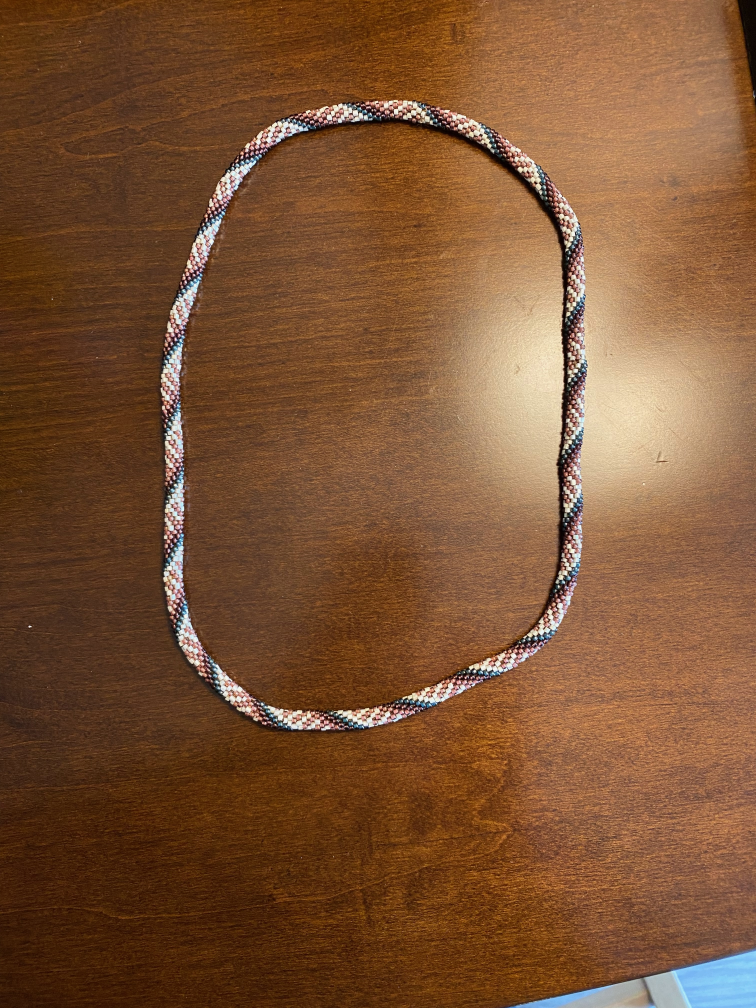
#> input picture bead-example - 1.jpeg, 3024 x 4032 px (shown at 1/4 size)
$ python debug_patch_fft.py '../bead-example - 1.jpeg'
#> lines starting #> are read from the running program, lines starting #| are printed output that depends on the picture; after the words box and inside, x2 and y2 are one past the last pixel; in counts of white or black regions, pixels touching at a corner belong together
### image-to-pattern/image_to_pattern/segmentation.py
"""Segmentation helpers for bracelet images.

This module stays minimal (Pillow + numpy + optional scipy) and provides:
  - mask_bracelet: quick background separation via brightness threshold,
    with optional morphology cleanup.
  - centerline_from_mask: estimate centerline as the mean row per column.
  - band_widths: estimate bracelet thickness per column for spacing/radius.
"""

from __future__ import annotations

from dataclasses import dataclass
from typing import Iterable, List, Optional, Tuple

import numpy as np
from scipy import ndimage
from skimage import morphology
from skimage import measure
import networkx as nx
from PIL import Image


def mask_bracelet(
    img: Image.Image,
    brightness_threshold: Optional[int] = None,
    min_component_area: Optional[int] = None,
) -> np.ndarray:
    """Return a boolean mask where bracelet pixels are True.

    Assumes light/white background; marks pixels darker than threshold.
    Optionally keeps only the largest connected component above a size
    threshold to drop speckle noise.
    """
    gray = np.array(img.convert("L"))
    thresh = brightness_threshold if brightness_threshold is not None else otsu_threshold(gray)
    mask = gray <= thresh

    if min_component_area:
        labeled, num = ndimage.label(mask)
        if num > 0:
            sizes = ndimage.sum(mask, labeled, index=range(1, num + 1))
            keep = sizes >= min_component_area
            # Map keep flags back to labels
            if keep.any():
                mask = keep[(labeled - 1).clip(min=0)]

    # Light morphology to close pinholes
    mask = ndimage.binary_closing(mask, iterations=1)
    return mask


@dataclass
class Centerline:
    xs: List[int]
    ys: List[float]


@dataclass
class GeometryEstimate:
    thickness_px: float
    spacing_px: float
    radius_px: float


def centerline_from_mask(mask: np.ndarray) -> Centerline:
    """Estimate centerline via medial axis and ordered skeleton.

    - Downscale large masks for speed.
    - Use medial_axis; if empty, fall back to column means.
    - Order skeleton points:
        * If the shape is elongated, sort along x (or y).
        * Otherwise, sort by polar angle around centroid to trace the loop.
    """
    if mask.ndim != 2:
        raise ValueError("Mask must be 2D boolean array")
    scale = 1.0
    max_pixels = 1_000_000
    if mask.size > max_pixels:
        scale = (max_pixels / mask.size) ** 0.5
        mask = ndimage.zoom(mask.astype(float), zoom=scale, order=0) > 0.5

    # Medial axis skeleton
    skel = morphology.medial_axis(mask.astype(bool))
    pts = np.column_stack(np.nonzero(skel))
    if pts.size == 0:
        # Fallback to column means
        height, width = mask.shape
        xs: List[int] = []
        ys: List[float] = []
        for x in range(width):
            ys_at_x = np.flatnonzero(mask[:, x])
            if ys_at_x.size == 0:
                continue
            xs.append(x)
            ys.append(float(np.mean(ys_at_x)))
        if not xs:
            raise ValueError("No mask columns with coverage; cannot compute centerline")
        return Centerline(xs=[x / scale for x in xs], ys=[y / scale for y in ys])

    pts_xy = np.array([[c, r] for r, c in pts], dtype=float)  # x,y
    min_r, min_c = pts.min(axis=0)
    max_r, max_c = pts.max(axis=0)
    bbox_h = max_r - min_r + 1
    bbox_w = max_c - min_c + 1
    if bbox_w > 1.2 * bbox_h:
        # Treat as horizontal band
        cols = np.nonzero(mask.sum(axis=0) > 0)[0]
        if cols.size == 0:
            raise ValueError("No mask columns with coverage; cannot compute centerline")
        xs = (cols / scale).tolist()
        y_center = float(np.mean(np.nonzero(mask)[0])) / scale
        ys = [y_center for _ in xs]
        return Centerline(xs=xs, ys=ys)
    elif bbox_h > 1.2 * bbox_w:
        # Vertical band
        rows = np.nonzero(mask.sum(axis=1) > 0)[0]
        if rows.size == 0:
            raise ValueError("No mask rows with coverage; cannot compute centerline")
        ys = (rows / scale).tolist()
        x_center = float(np.mean(np.nonzero(mask)[1])) / scale
        xs = [x_center for _ in ys]
        return Centerline(xs=xs, ys=ys)

    ordered = pts_xy
    cx = ordered[:, 0].mean()
    cy = ordered[:, 1].mean()
    ang = np.arctan2(ordered[:, 1] - cy, ordered[:, 0] - cx)
    idxs = np.argsort(ang)
    ordered = ordered[idxs]
    xs = (ordered[:, 0] / scale).tolist()
    ys = (ordered[:, 1] / scale).tolist()
    if len(xs) < 2:
        height, width = mask.shape
        cy = float((min_r + max_r) / 2.0) / scale
        xs = [0.0, float(width - 1)]
        ys = [cy, cy]
    return Centerline(xs=xs, ys=ys)


# [112 lines left out: functions centerline_rmse, midline_between_background, _order_coords, band_widths, estimate_geometry, not called in this run]


def otsu_threshold(gray: np.ndarray) -> int:
    """Compute Otsu's threshold for a grayscale image."""
    if gray.ndim != 2:
        raise ValueError("Expected 2D grayscale array")
    hist, bin_edges = np.histogram(gray.ravel(), bins=256, range=(0, 256))
    total = gray.size
    sum_total = np.dot(hist, np.arange(256))

    sum_b = 0.0
    w_b = 0.0
    max_var = -1.0
    threshold = 0
    for t in range(256):
        w_b += hist[t]
        if w_b == 0:
            continue
        w_f = total - w_b
        if w_f == 0:
            break
        sum_b += t * hist[t]
        m_b = sum_b / w_b
        m_f = (sum_total - sum_b) / w_f
        var_between = w_b * w_f * (m_b - m_f) ** 2
        if var_between > max_var:
            max_var = var_between
            threshold = t
    return int(threshold)


# [13 lines left out: function _longest_run, not called in this run]

### image-to-pattern/debug_patch_fft.py
"""Debug script: extract patches along the bracelet, align by tangent, and compute 2D FFTs."""

import argparse
from pathlib import Path
import matplotlib

matplotlib.use("Agg")
import os
import matplotlib.pyplot as plt
import numpy as np
from PIL import Image
from scipy import ndimage

os.environ.setdefault("MPLCONFIGDIR", "/tmp/mplcache")

from image_to_pattern import segmentation


def centerline_with_tangent(centerline):
    xs = np.array(centerline.xs, dtype=float)
    ys = np.array(centerline.ys, dtype=float)
    dx = np.diff(xs)
    dy = np.diff(ys)
    angles = np.degrees(np.arctan2(dy, dx)) % 360.0
    # Pad last angle with previous
    angles = np.concatenate([angles, angles[-1:]])
    return xs, ys, angles


def extract_patches(img_arr, xs, ys, angles, patch_size=32, step=10):
    """Extract square patches centered on the centerline and rotate locally."""
    half = patch_size // 2
    # Pad to avoid boundary issues
    pad = patch_size
    padded = np.pad(img_arr, ((pad, pad), (pad, pad), (0, 0)), mode="reflect")
    patches = []
    for i in range(0, len(xs), step):
        cx = xs[i] + pad
        cy = ys[i] + pad
        ang = angles[i]
        xi = int(round(cx))
        yi = int(round(cy))
        x0 = xi - half
        x1 = xi + half
        y0 = yi - half
        y1 = yi + half
        patch = padded[y0:y1, x0:x1]
        if patch.shape[0] != patch_size or patch.shape[1] != patch_size:
            continue
        # Rotate patch so tangent is horizontal; use -ang to align
        rot = ndimage.rotate(
            patch,
            angle=-ang,
            reshape=False,
            order=1,
            mode="nearest",
            prefilter=False,
        )
        patches.append(rot)
    return patches


def fft_magnitude(patch):
    # grayscale for simplicity
    gray = np.dot(patch[..., :3], [0.299, 0.587, 0.114])
    f = np.fft.fftshift(np.fft.fft2(gray - gray.mean()))
    return np.abs(f)


def main():
    parser = argparse.ArgumentParser(description="2D FFT of patches along bracelet aligned by tangent.")
    parser.add_argument("image", type=Path, help="Input image path")
    parser.add_argument("--patch-size", type=int, default=64, help="Square patch size")
    parser.add_argument("--step", type=int, default=10, help="Step along centerline for patch sampling")
    parser.add_argument("--outdir", type=Path, default=Path("image-to-pattern/debug-output"), help="Output directory")
    args = parser.parse_args()

    args.outdir.mkdir(parents=True, exist_ok=True)
    img = Image.open(args.image).convert("RGB")
#> img is the input picture: PIL image 3024x4032 RGB; mean R, G, B 124.3, 83.4, 52.5
    img_arr = np.array(img)
    mask = segmentation.mask_bracelet(img)
#> in mask_bracelet, `gray = np.array(img.convert("L"))`:
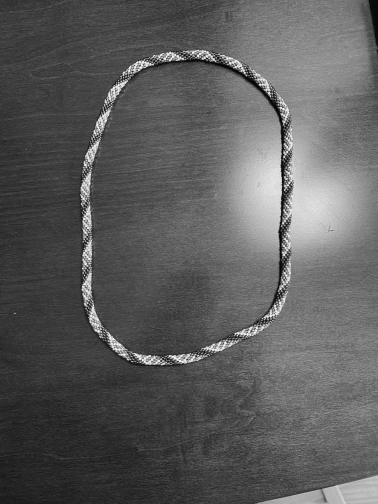
#> gray: shape (4032, 3024) (shown at 1/8 size); min 0, max 254, mean 92.1
#> in otsu_threshold, `hist, bin_edges = np.histogram(gray.ravel(), bins=256, range=(0, 256))`: hist = 256 values, max 168622 at index 57, min 0 at index 255, mean 47628; bin_edges = 257 values from 0 to 256
#> in otsu_threshold, `sum_total = np.dot(hist, np.arange(256))`: sum_total = 1122994435
#> the loop in otsu_threshold, `for t in range(256):` made 255 passes
#> (w_b, w_f, sum_b, m_b, m_f, max_var) on passes 1 to 8: (64, 12192704, 0, 0, 92.1, 6.62e+12), (416, 12192352, 352, 0.846, 92.11, 4.22e+13), (1532, 12191236, 2584, 1.69, 92.11, 1.53e+14), (4091, 12188677, 10261, 2.51, 92.13, 4.01e+14), (8142, 12184626, 26465, 3.25, 92.16, 7.84e+14), (12541, 12180227, 48460, 3.86, 92.19, 1.19e+15), (17491, 12175277, 78160, 4.47, 92.23, 1.64e+15), (23814, 12168954, 122421, 5.14, 92.27, 2.2e+15)
#> in mask_bracelet, `mask = gray <= thresh`:
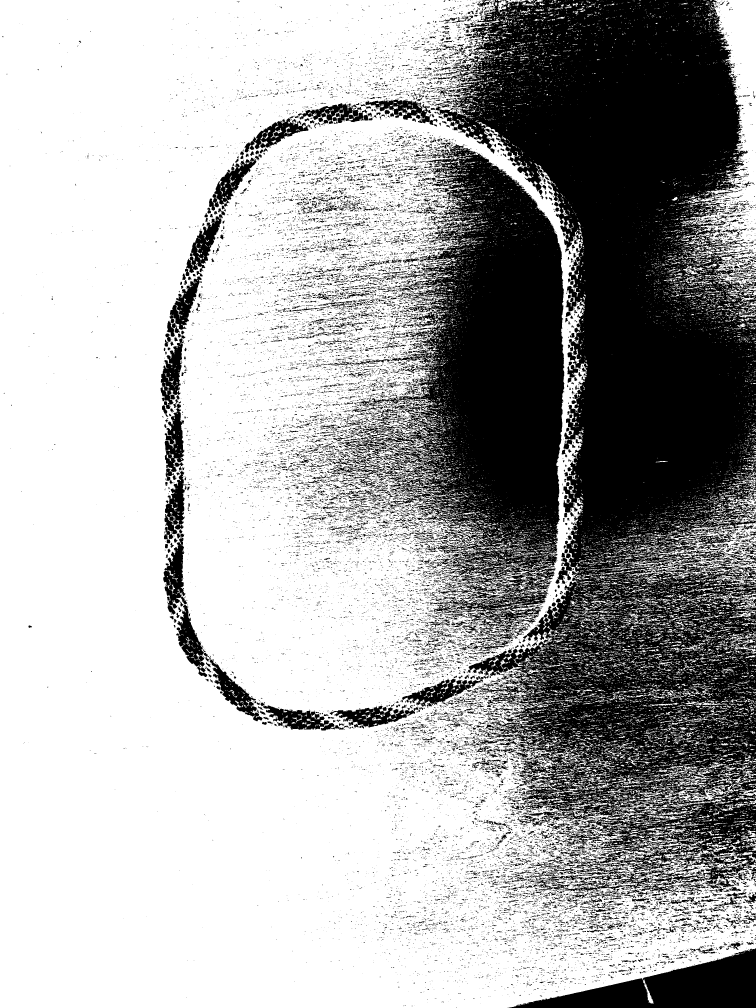
#> mask: shape (4032, 3024) bool (shown at 1/4 size); 67.1% white; 25906 black regions (21233 under 20 px), largest, box (x1, y1, x2, y2) and area: (1741, 0, 3024, 3568) 2430264, (1415, 576, 2258, 2558) 801875, (2030, 3793, 3024, 4032) 111725
    cl = segmentation.centerline_from_mask(mask)
#> in centerline_from_mask, `skel = morphology.medial_axis(mask.astype(bool))`:
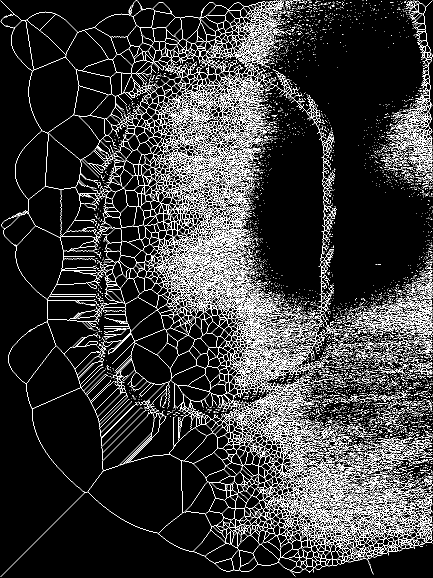
#> skel: shape (1155, 866) bool (shown at 1/2 size); 12% white in thin lines or dots
    xs, ys, angles = centerline_with_tangent(cl)

    patches = extract_patches(img_arr, xs, ys, angles, patch_size=args.patch_size, step=args.step)
#> the loop in extract_patches, `for i in range(0, len(xs), step):` made 116 passes
#> i on passes 2 to 9: 10, 20, 30, 40, 50, 60, 70, 80
#> pass 1, in extract_patches, `rot = ndimage.rotate( patch, angle=-ang, reshape=False, order=1, mode=..`:
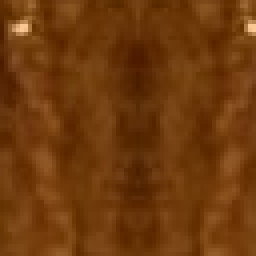
#> rot: shape (64, 64, 3) (shown 4 times larger); mean R, G, B 110.5, 57.9, 12.6
#> after the loop in extract_patches, `for i in range(0, len(xs), step):`:
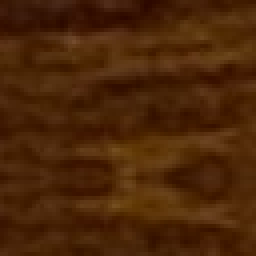
#> patch: shape (64, 64, 3) (shown 4 times larger); mean R, G, B 75.2, 37.4, 7.8
    if not patches:
        print("No patches extracted")
        return
    mags = [fft_magnitude(p) for p in patches]
#> in fft_magnitude (call 15), `return np.abs(f)`:
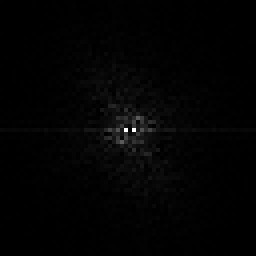
#> returned value: shape (64, 64) float64 (shown 4 times larger); min 2.73e-11, max 146381.9, mean 1991.6; drawn with min black and max white
#> in fft_magnitude (call 18), `gray = np.dot(patch[..., :3], [0.299, 0.587, 0.114])`:
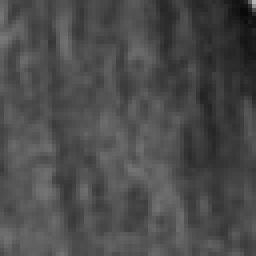
#> gray: shape (64, 64) float64 (shown 4 times larger); min 9.75, max 182.1, mean 75.9
    avg_mag = np.mean(np.stack(mags), axis=0)

    # Normalize and save FFT magnitude
    avg_norm = np.log1p(avg_mag)
    plt.figure(figsize=(5, 5))
    plt.imshow(avg_norm, cmap="inferno")
    plt.title("Average FFT magnitude (log scale)")
    plt.axis("off")
    out_fft = args.outdir / f"{args.image.stem}-patch-fft.png"
    plt.savefig(out_fft, bbox_inches="tight")

    # Save a grid of sample patches
    grid_cols = 5
    grid_rows = min(4, (len(patches) + grid_cols - 1) // grid_cols)
    fig, axes = plt.subplots(grid_rows, grid_cols, figsize=(3 * grid_cols, 3 * grid_rows))
    for idx, ax in enumerate(axes.flatten()):
        if idx < len(patches):
            ax.imshow(patches[idx].astype(np.uint8))
        ax.axis("off")
#> this loop made 20 passes
    out_patches = args.outdir / f"{args.image.stem}-patches.png"
    plt.savefig(out_patches, bbox_inches="tight")

    print(f"Saved {out_fft} and {out_patches}")


if __name__ == "__main__":
    main()

$ run again, on bead-example - 3.jpeg
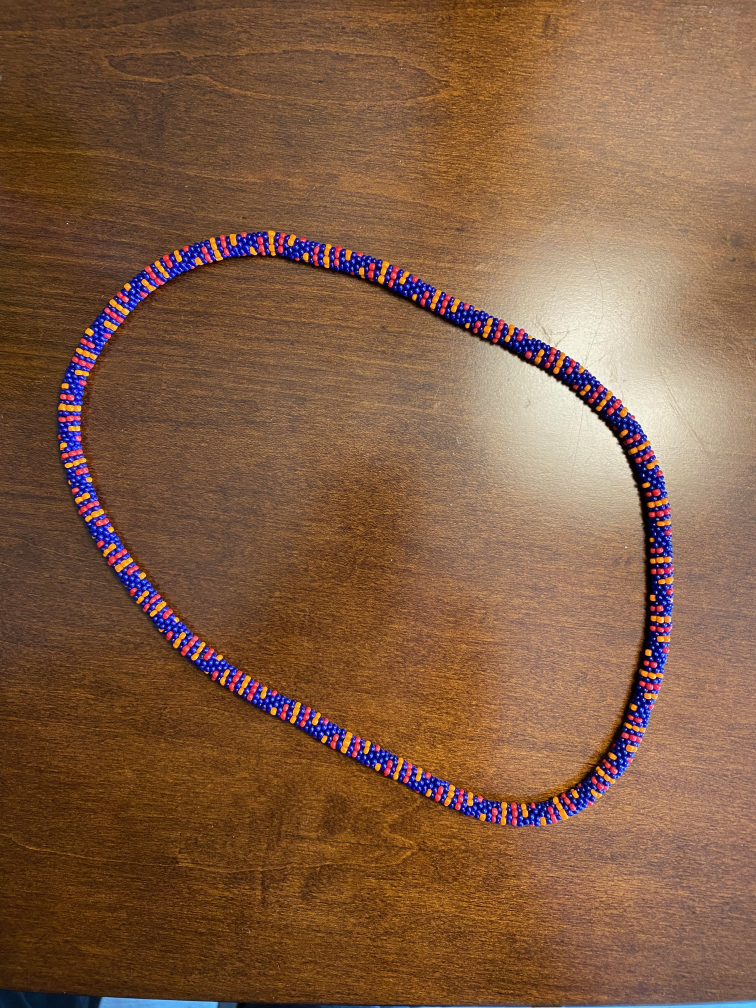
#> input picture bead-example - 3.jpeg, 3024 x 4032 px (shown at 1/4 size)
#> in main, img is the input picture: PIL image 3024x4032 RGB; mean R, G, B 130.4, 93.2, 67.3
#> hist = 256 values, max 124884 at index 75, min 0 at index 251, mean 47628; bin_edges = 257 values from 0 to 256
#> sum_total = 1235800205
#> the loop in otsu_threshold, `for t in range(256):` made 251 passes
#> (w_b, w_f, sum_b, m_b, m_f, max_var) on passes 1 to 8: (284, 12192484, 0, 0, 101.4, 3.56e+13), (4226, 12188542, 3942, 0.933, 101.4, 5.2e+14), (9557, 12183211, 14604, 1.53, 101.4, 1.16e+15), (15520, 12177248, 32493, 2.09, 101.5, 1.87e+15), (21875, 12170893, 57913, 2.65, 101.5, 2.6e+15), (28179, 12164589, 89433, 3.17, 101.6, 3.32e+15), (35243, 12157525, 131817, 3.74, 101.6, 4.11e+15), (43398, 12149370, 188902, 4.35, 101.7, 5e+15)
#> in mask_bracelet, `mask = gray <= thresh`:
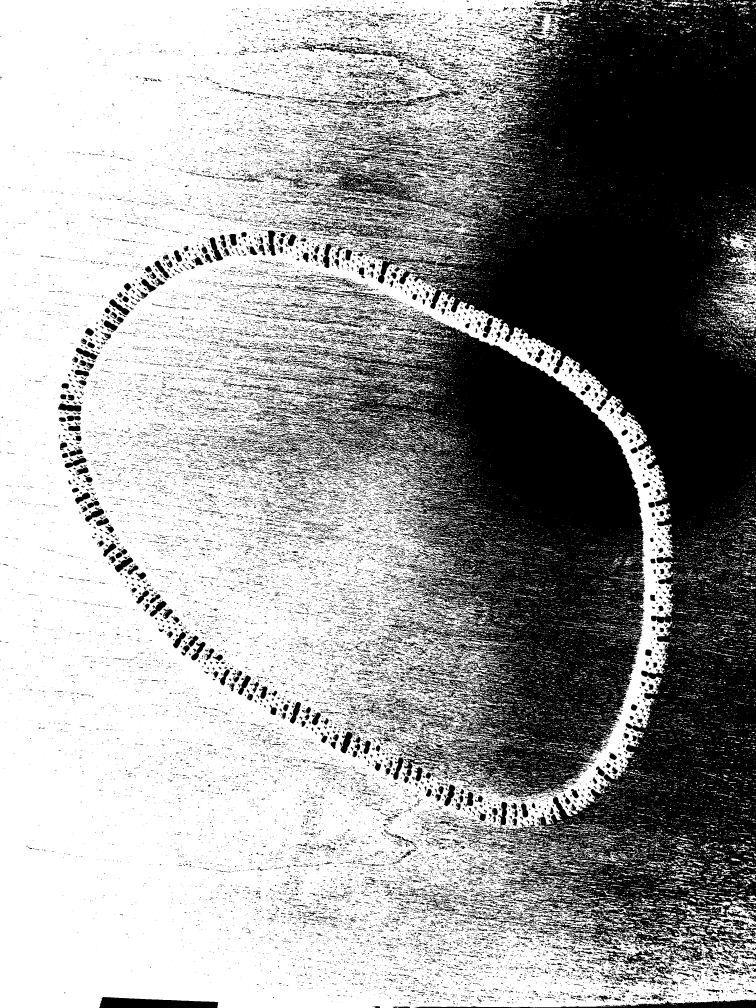
#> mask: shape (4032, 3024) bool (shown at 1/4 size); 61.1% white; 38294 black regions (30471 under 20 px), largest, box (x1, y1, x2, y2) and area: (1250, 0, 3024, 3858) 2578307, (1107, 1243, 2580, 3192) 1223686, (397, 3988, 873, 4032) 15677
#> skel: shape (1155, 866) bool; 15.7% white in thin lines or dots
#> the loop in extract_patches, `for i in range(0, len(xs), step):` made 116 passes
#> i on passes 2 to 9: 10, 20, 30, 40, 50, 60, 70, 80
#> in fft_magnitude (call 18), `return np.abs(f)`:
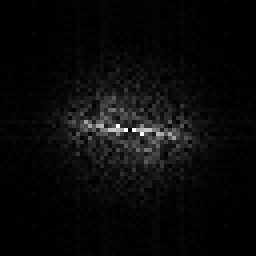
#> returned value: shape (64, 64) float64 (shown 4 times larger); min 3.35e-11, max 10836.9, mean 445.9; drawn with min black and max white
#> the loop in main, `for idx, ax in enumerate(axes.flatten()):` made 20 passes
